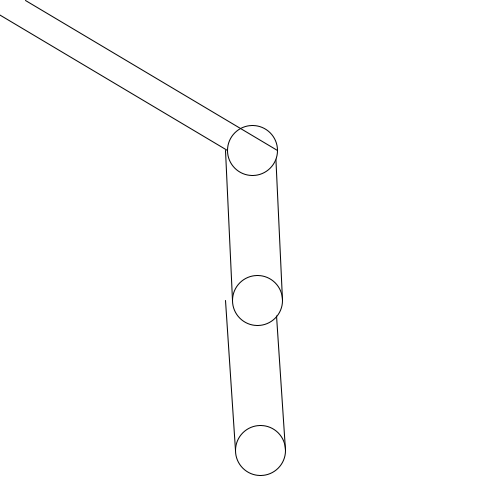
Frame 1 (no input)
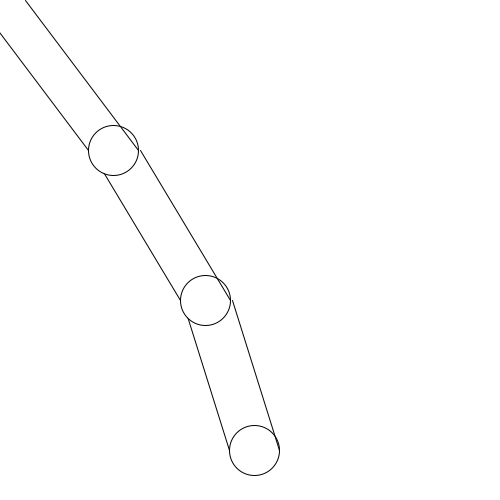
Frame 60 (the mouse pressed at the canvas centre just before this capture)
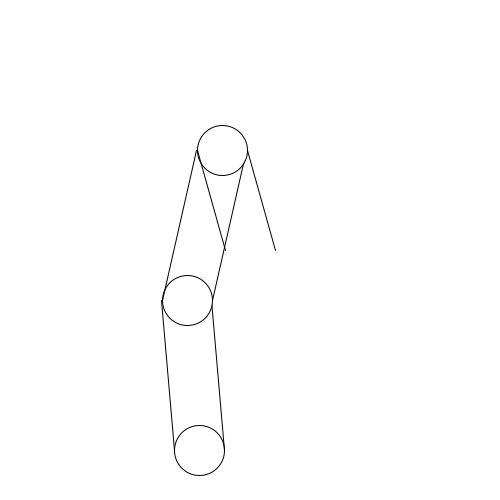
Frame 120 (the mouse held since frame 60 and released just before this capture)

The Processing sketch that drew these frames (run headless with seeded random() and noise(); from frame 60 on, the mouse is pressed at the canvas centre):

// Processing sketch: boneco_de_posto
// ── boneco_de_posto.pde
cBall ball[];
int nBalls = 3;

float friction = .7;
float a = -1;

void setup() {
  size(500, 500);
  ball = new cBall[nBalls];
  for (int i = 0; i < nBalls; ++i) {
    ball[i] = new cBall((i+1)*5, (i+1)*5);
    ball[i].pos = new PVector(width/2, (i+1)*150);
  }
}

void draw() {
  background(255);
  //ball.pos = new PVector(map(width*cos(a), -width, width, 0, width), height-400);
  //ellipse(ball.pos.x , ball.pos.y, 50, 50);
  for (int i = nBalls-1; i>=0; --i) {
    if (i!=0) {
      ball[i].update(ball[i-1].pos, 100/(i+1));
    }else{  
      ball[i].update(new PVector(mouseX, mouseY), 10);
    }
  }
}

// ── ball.pde
class cBall{
  PVector pos;
  float vx, vy;
  
  cBall(float vx, float vy){
    this.vx = vx;
    this.vy = vy;
  }
  
  void update(PVector destiny, int dA){
    float dx = destiny.x-pos.x;
    float dy = destiny.y-pos.y;
    
    
    
    float d = sqrt(dx*dx+dy*dy);
    
    float fx = 0, fy = 0;
    
    if(d>dA){
        fx = dx/d;
        fy = dy/d;
    }
    
    vx = vx*friction + fx;
    vy = vy*friction + fy;
    pos.x+=vx;
    //pos.y+=vy;
    ellipse(pos.x , pos.y, 50, 50);
    line(pos.x-25, pos.y, destiny.x-25, destiny.y);
    line(pos.x+25, pos.y, destiny.x+25, destiny.y);
  }
  void show(){
    ellipse(pos.x , pos.y, 50, 50);
  }

}
